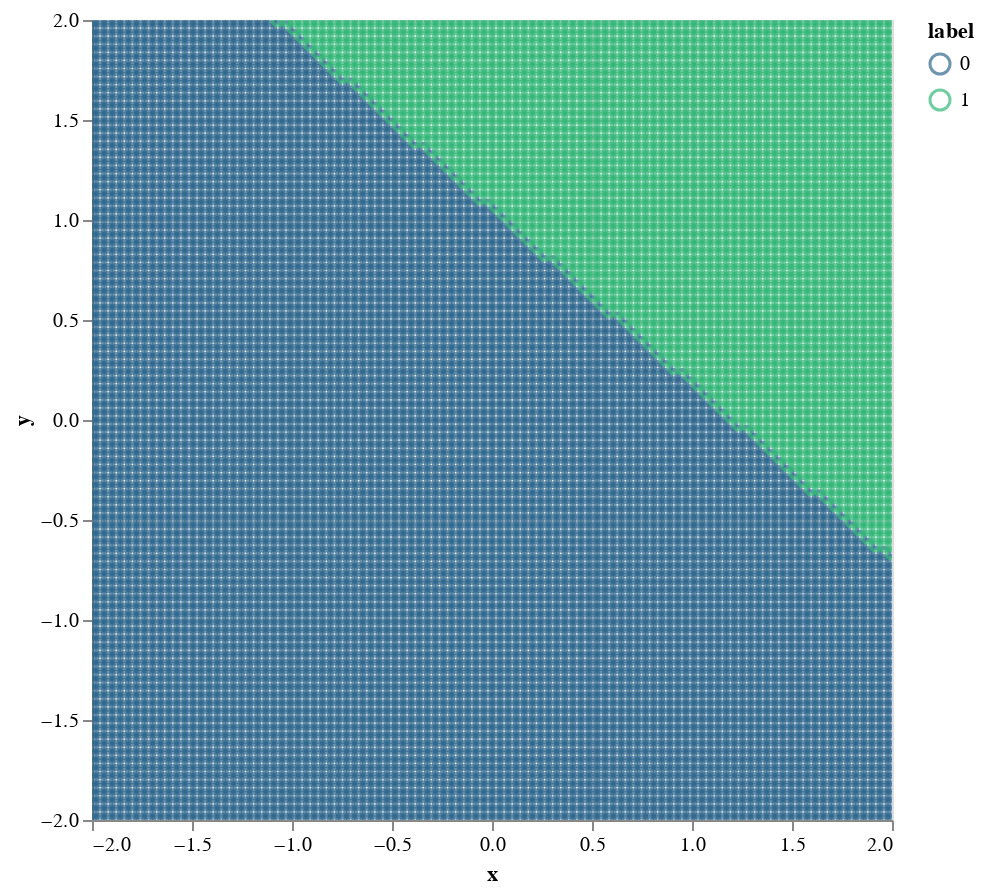

The notebook cell saved with this chart:
### Code cell
from sklearn.linear_model import LogisticRegression

# Train the logistic regression model
lr = LogisticRegression()
lr.fit(X_train_scaled, y_train)

# Create a meshgrid to plot the decision boundary
xx, yy = np.meshgrid(np.linspace(-2, 2, num=100), np.linspace(-2, 2, num=100))
Z = lr.predict(np.c_[xx.ravel(), yy.ravel()])
Z = Z.reshape(xx.shape)

# Create a DataFrame for visualization
df = pd.DataFrame({'x': xx.ravel(), 'y': yy.ravel(), 'label': Z.ravel()})

# Plot the decision boundary
chart = alt.Chart(df).mark_point().encode(
    x='x:Q',
    y='y:Q',
    color=alt.Color('label:N', scale=alt.Scale(scheme='viridis')),
    tooltip=['x', 'y', 'label']
).properties(
    width=400,
    height=400
)

chart.interactive()

### Figure 1 — Vega-Lite specification as saved in the notebook (floating-point values rounded to 4 significant figures; data arrays with more than 128 entries replaced by an {"elided": "..."} marker saying what was removed)
{"config": {"view": {"continuousWidth": 300, "continuousHeight": 300}}, "data": {"name": "data-610726456218c99ce4e0bbe1acb1a2be"}, "mark": {"type": "point"}, "encoding": {"color": {"field": "label", "scale": {"scheme": "viridis"}, "type": "nominal"}, "tooltip": [{"field": "x", "type": "quantitative"}, {"field": "y", "type": "quantitative"}, {"field": "label", "type": "quantitative"}], "x": {"field": "x", "type": "quantitative"}, "y": {"field": "y", "type": "quantitative"}}, "height": 400, "params": [{"name": "param_6", "select": {"type": "interval", "encodings": ["x", "y"]}, "bind": "scales"}], "width": 400, "$schema": "https://vega.github.io/schema/vega-lite/v5.8.0.json", "datasets": {"data-610726456218c99ce4e0bbe1acb1a2be": {"elided": "10000 records"}}}
